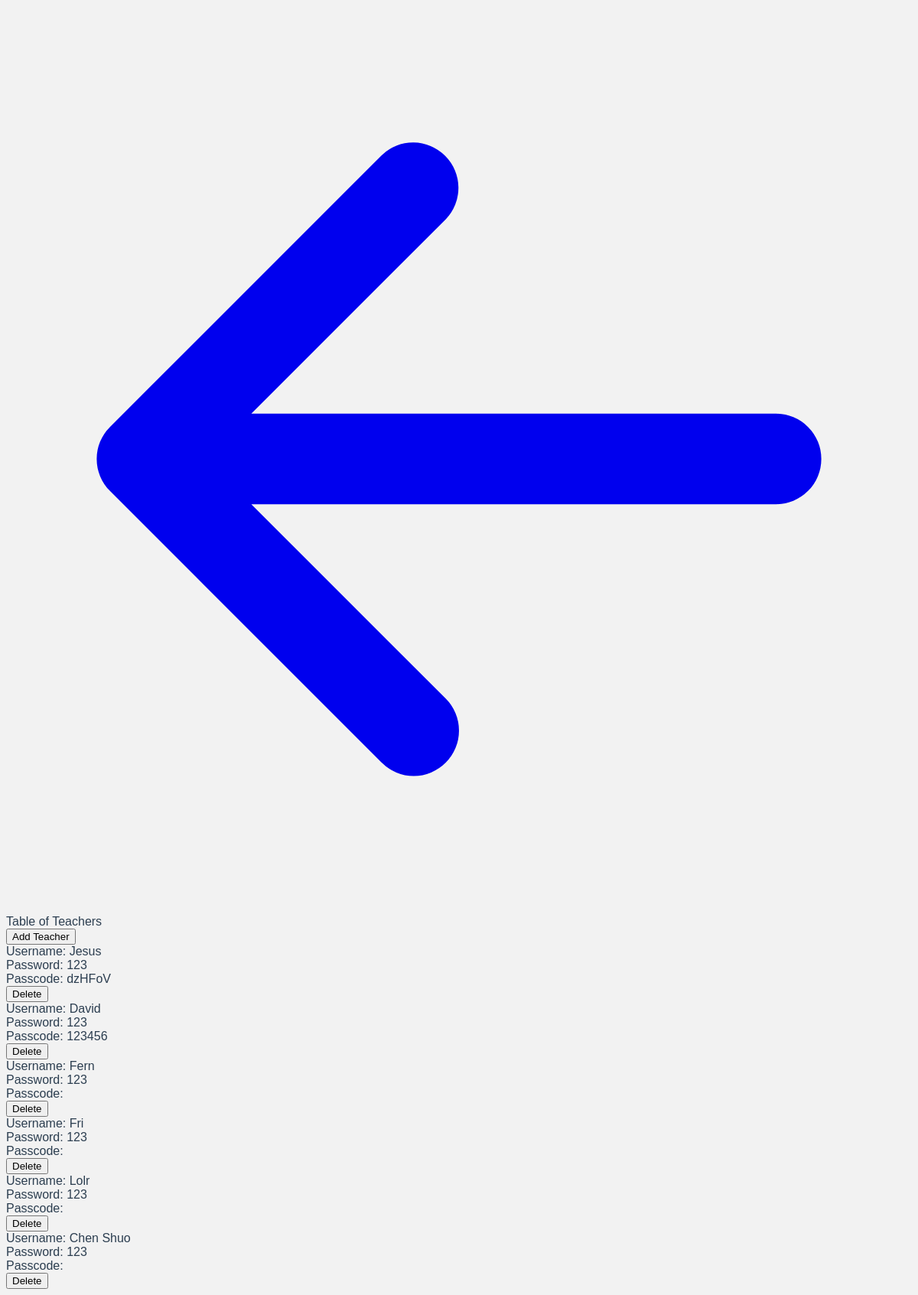
Before: /tableteacher (signed in) with the older database file.
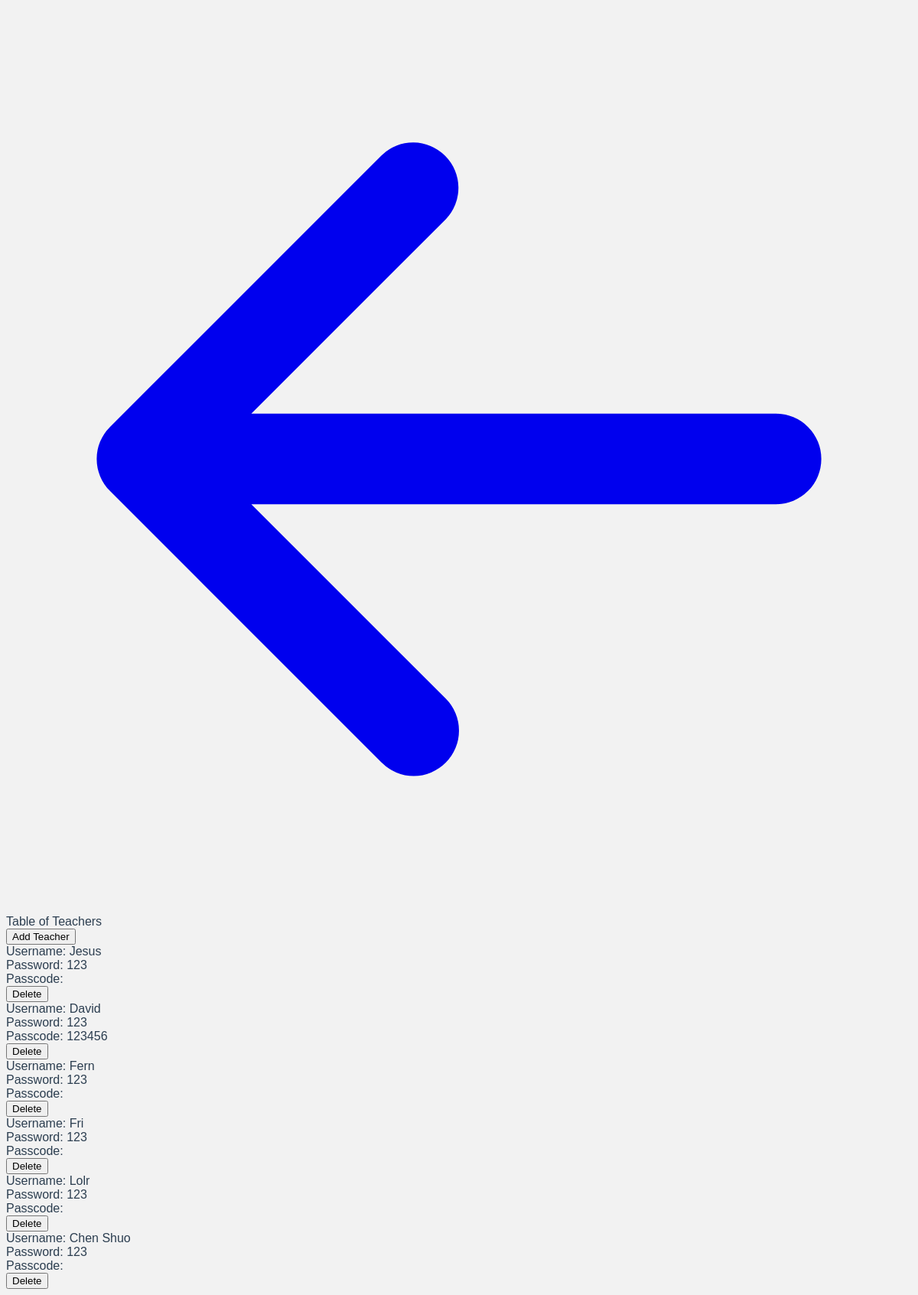
After: the same page with the newer database file.
### app/main.py (models this page shows)
class TrAcc(db.Model):
    __tablename__ = 'tr_acc'
    id = db.Column(db.Integer, primary_key=True)
    name = db.Column(db.String(200), default = '-')
    pword = db.Column(db.String(200), default = '-')
    passcode = db.Column(db.String(6), default = '')
    promo_state = db.Column(db.Integer,default = '-')
    assigned_students = db.relationship('StdAcc', backref="assigned_teacher")

### app/main.py (the view)
@app.route('/tableteacher', methods = ["POST", 'GET'])
def tableTeacher():
    if ("admin" in session):
        listOfTeachers = db.session.query(TrAcc).all()
        return render_template('tableteacher.html',Teachers = listOfTeachers)
    else:
        pass

### app/templates/tableteacher.html (shortened to what this page needs)
<!DOCTYPE html>
<html>
<head>
    <link rel="stylesheet" href="https://unpkg.com/@zaydek/duomo@0.7.1/dist/production-full.css">
</head>
<body>
    <nav class="sticky t-0 shadow shadow-lg hstack w-full p-12 bg-white">
        <a href="{{url_for('admin')}}">
            <svg class="w-36 h-36" fill="currentColor" viewBox="0 0 20 20" xmlns="http://www.w3.org/2000/svg"><path fill-rule="evenodd" d="M9.707 16.707a1 1 0 01-1.414 0l-6-6a1 1 0 010-1.414l6-6a1 1 0 011.414 1.414L5.414 9H17a1 1 0 110 2H5.414l4.293 4.293a1 1 0 010 1.414z" clip-rule="evenodd"></path></svg>
        </a>
    </nav>
    <div class="container py-28">
        <div class="vstack screen">
            <div class="text-36">Table of Teachers</div>
            <div class="vstack space-28 mt-28 w-full px-28">
                <form action="/addTeacher" method="POST">
                    <input type="submit" class="w-256 bg-white rounded-3 shadow shadow-md p-28 text-underline " value="Add Teacher" />
                </form>
                <div class="grid grid-cols-1 sm:grid-cols-2 md:grid-cols-2 lg:grid-cols-3 gap-28">
                    {% for Teacher in Teachers %}
                    <form action="/deleteEntry" method="POST">
                        <div class="vstack w-full align-start bg-white rounded-3 shadow shadow-md">
                            <div class="w-full bg-white p-28 ellipsis">Username: {{Teacher.name}}</div>
                            <div class="w-full bg-white p-28 ellipsis">Password: {{Teacher.pword}}</div>
                            <div class="w-full bg-white p-28 ellipsis">Passcode: {% if Teacher.passcode %}{{Teacher.passcode}}{% endif %}</div>
                            <input type="submit" name="todo" class="text-underline color-red-700 bg-transparent p-28 " value="Delete" />
                        </div>
                    </form>
                    {% endfor %}
                </div>
            </div>
        </div>
    </div>
</body>
</html>

### app/templates/tableteacher.html (style rules this page uses)
body { font-family: Avenir, Helvetica, Arial, sans-serif; -webkit-font-smoothing: antialiased; -moz-osx-font-smoothing: grayscale; color: var(--text-color); background-color: var(--bg-color); }
:root { --bg-color: #F2F2F2; --text-color: #2c3e50; --hover-color: #83A9BD; --title-color: #2c3e50; }
.ellipsis { white-space: nowrap; overflow: hidden; text-overflow: ellipsis; }

Changed rows visible on the page:
changed TrAcc "Jesus": passcode "dzHFoV" → (not shown)
